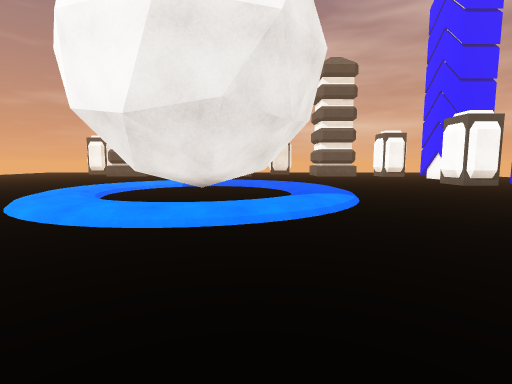
[1] (above)

24 first-person views from a walk through a Unity game level. The camera is 1.3 m above the floor, tilts 6° down and sees 85° across. The floor is counted in squares, 1 m on a side. Each view is taken from the middle of a square. On the plan, view 1 faces up. The plan holds only what a view shows up to about 13 squares ahead; the rest is blank. The place goes on beyond the plan. The player is left out.

[2]
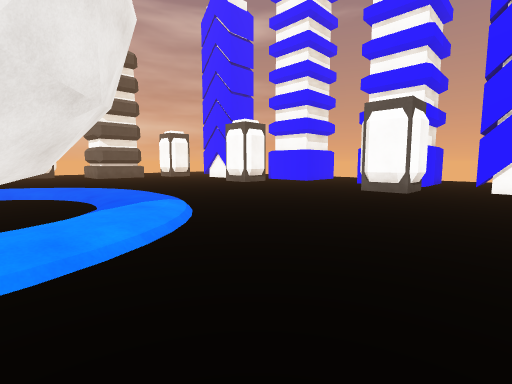

[3]
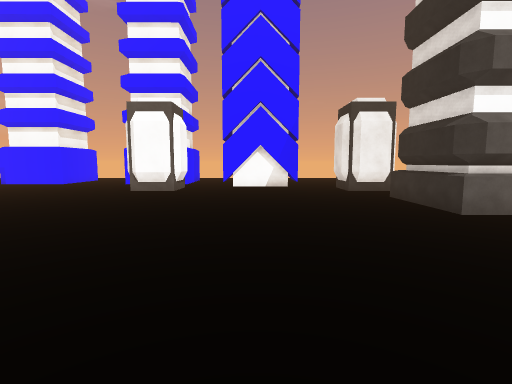

[4]
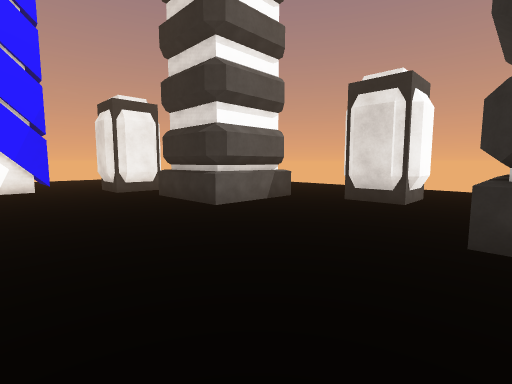

[5]
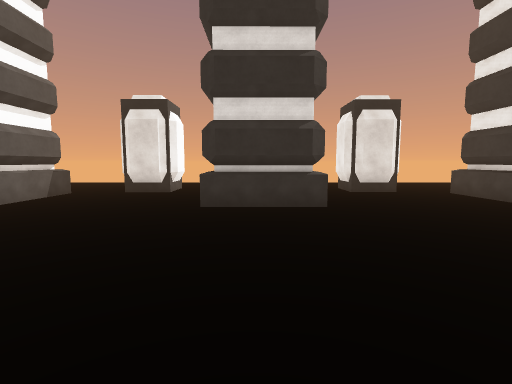

[6]
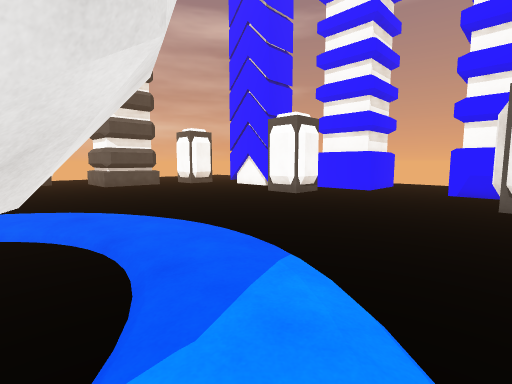

[7]
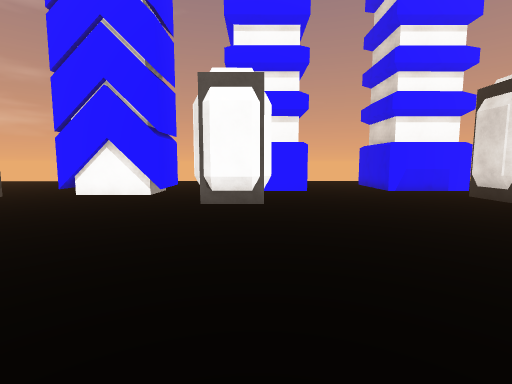

[8]
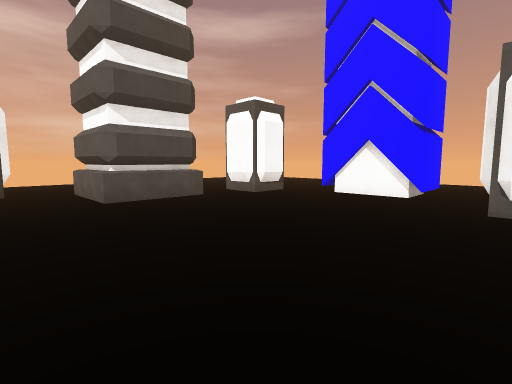

[9]
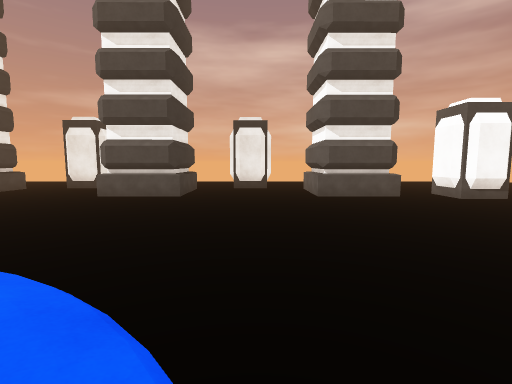

[10]
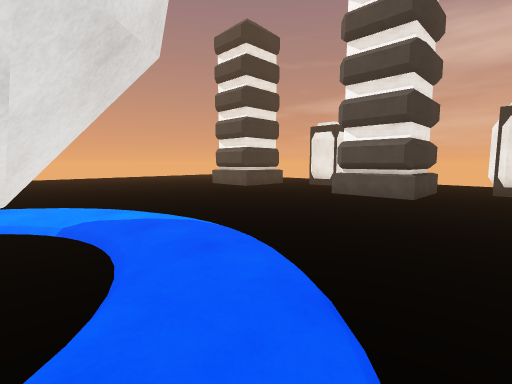

[11]
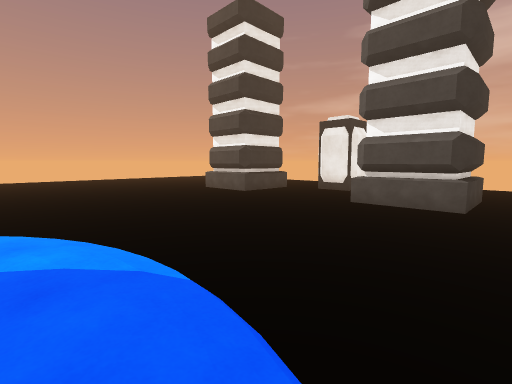

[12]
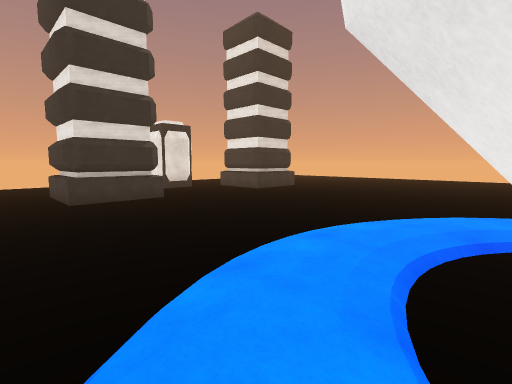

[13]
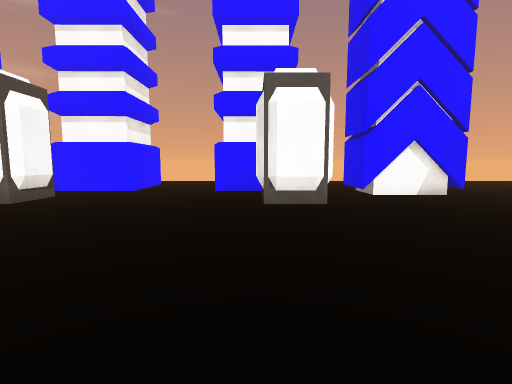

[14]
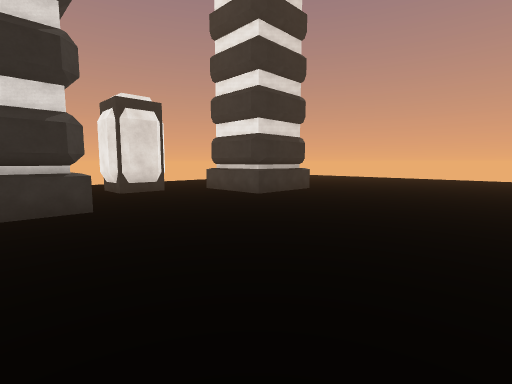

[15]
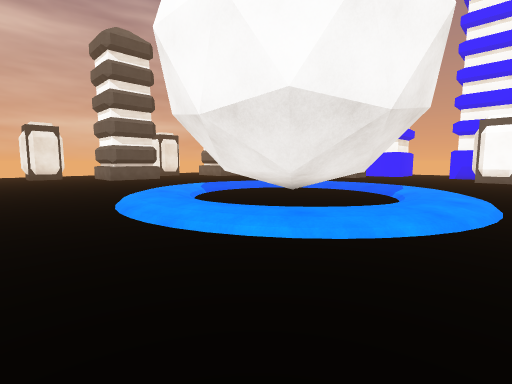

[16]
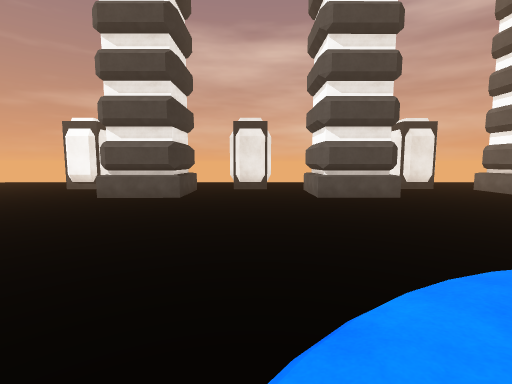

[17]
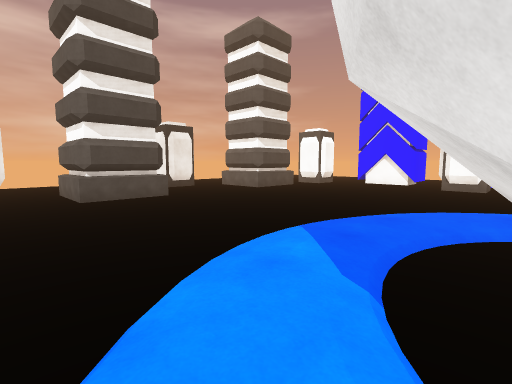

[18]
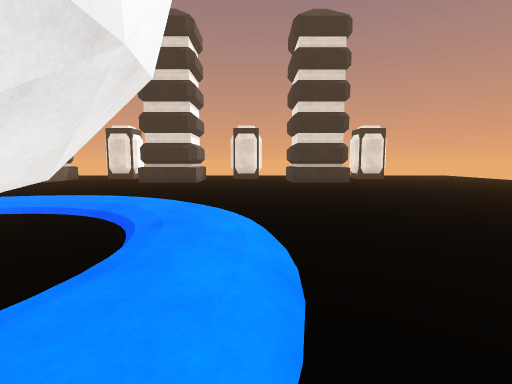

[19]
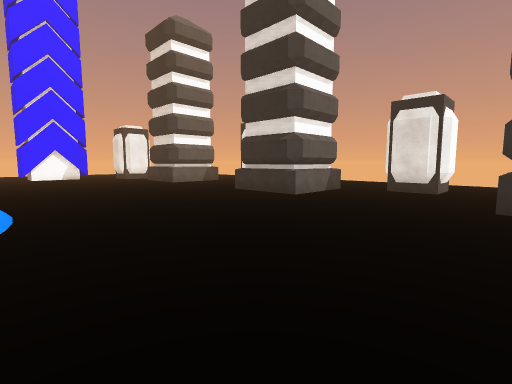

[20]
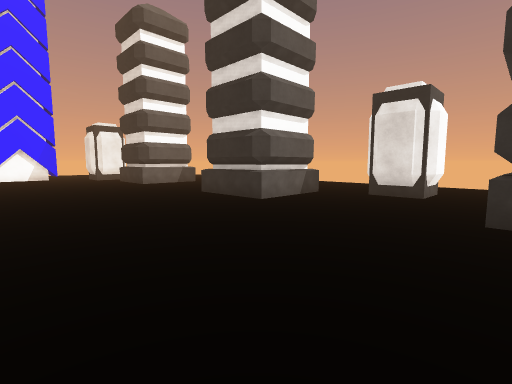

[21]
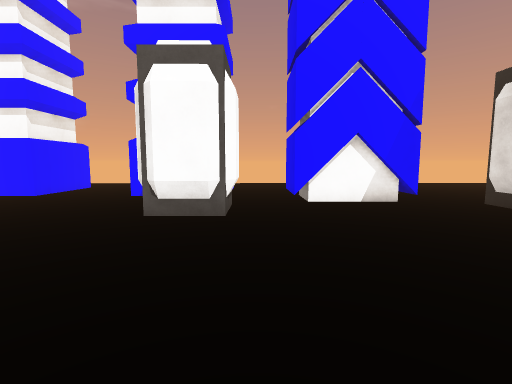

[22]
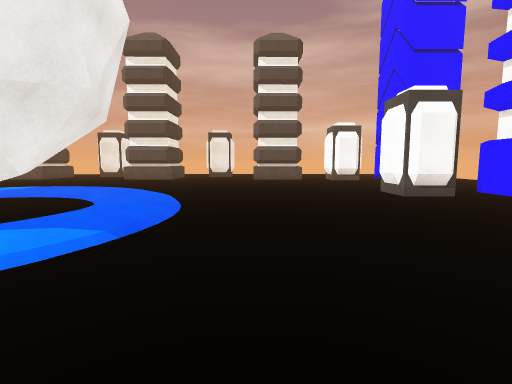

[23]
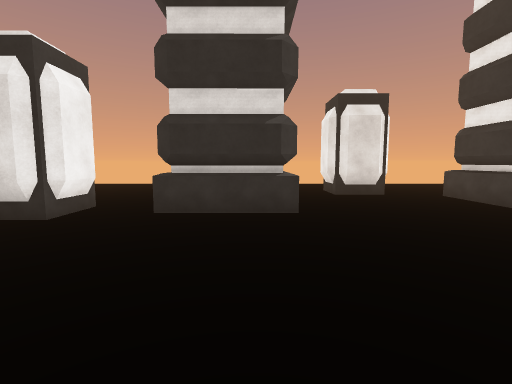

[24]
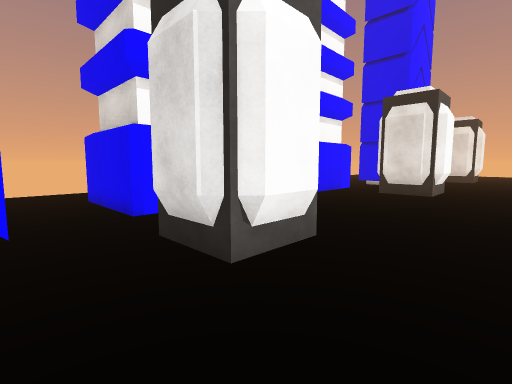

### Floor plan
Key: @ floor where view 1 was taken; # wall or solid block; . main floor; : floor 0.25 m higher than the main floor; / step, stairs or slope; = window, fence, low wall or low ledge; T thing the floor can be seen under or through.
Columns run from 11 left of view 1 to 22 right of it. Each row starts with its distance up from view 1.
 27 #......####......####..#  ..
 26 .......................###..
 25 ............................
 24 .........................#
 23 .........................#
 22 .........................#
 21 .........................#
 20 .........................###..
 19 ..................................
 18 ........//.............##.........
 17 ....../:::://..........###.####...
 16 ..../::::::::/.........###.#
 15 ..../::/.TT/::/............#
 14 .../:: TTTT /::............###
 13 .../:/##    .::...............
 12 ...::/### TTT::/..............
 11  ..::/####TTT::/..............
 10   ./:/#####T/::............#
  9 .../::/####./:/............#
  8 ..../::////:::.........##..#
  7 ...../:::::://.........###.#
  6 ......//:://...........## .#
  5 ..............................
  4 .........................###..
  3 .........................##
  2 .........................#
  1 .........................#
  0 ...........@.............#
 -1 .............................
 -2 .......................##....
 -3 #......####......####..###....
 -4 ##.....#####.....#####.#   ...
 -5 ##.....#  ##.....#    ..    ..
 -6 ##.....#  ##.....#    ...
 -7 ##.##..#  #=.##..#    ...
 -8  ..###.   ...###..     ...
 -9  ..###    ...###..     ...
-10  ...        ..
-11   ..        ..
-12             ..
-13             ..

Positions as (right, up) in squares from view 1, and headings:
1: (0, 0), facing up
2: (-1, 2), facing up-right
3: (-1, 2), facing right
4: (-1, 2), facing down-right
5: (-2, 5), facing down
6: (0, 7), facing up-right
7: (3, 16), facing right
8: (3, 17), facing up-right
9: (3, 14), facing up
10: (3, 14), facing up-left
11: (1, 16), facing up-left
12: (2, 9), facing down-left
13: (3, 8), facing right
14: (-2, 5), facing down-left
15: (-11, 5), facing up-right
16: (-7, 14), facing up
17: (-7, 14), facing up-right
18: (-8, 15), facing down
19: (-11, 6), facing down-right
20: (-11, 4), facing down-right
21: (5, 5), facing right
22: (6, 5), facing up
23: (7, 4), facing down
24: (9, 20), facing down-right
